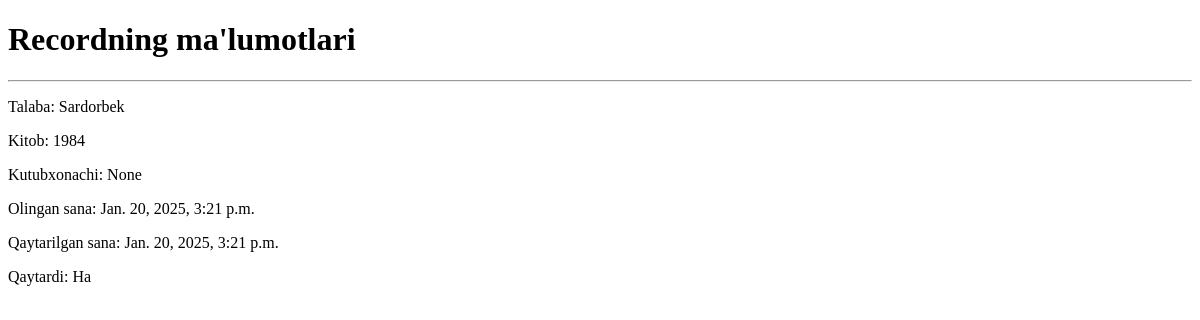
The page /recordlar/3/ on the database as committed earlier.
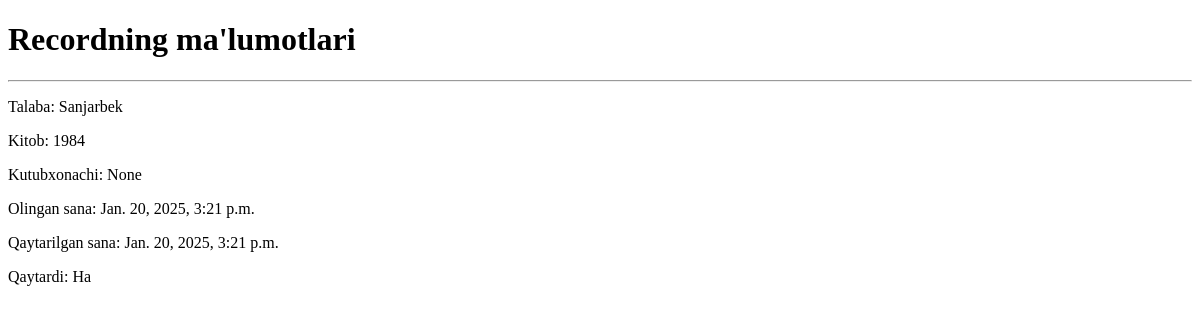
The same page on the database as committed later.
### mainApp/models.py (models this page shows, shortened)
class Record(models.Model):
    talaba = models.ForeignKey(Talaba, on_delete=models.SET_NULL, null=True)
    kitob = models.ForeignKey(Kitob, on_delete=models.SET_NULL, null=True)
    kutubxonachi = models.ForeignKey(Kutubxonachi, on_delete=models.SET_NULL, null=True)
    olingan_sana = models.DateTimeField(auto_now_add=True)
    qaytarilgan_sana = models.DateTimeField(blank=True, null=True)
    qaytardi = models.BooleanField(default=False)
    class Meta:
        verbose_name_plural = "Rekordlar"
        verbose_name = "Rekord"

class Talaba(models.Model):
    ism = models.CharField(max_length=100)
    kurs = models.PositiveSmallIntegerField(default=1)
    guruh = models.CharField(max_length=100)
    yosh = models.PositiveSmallIntegerField(default=18)
    kitob_soni = models.PositiveSmallIntegerField(default=0)
    def __str__(self):
        return self.ism
    class Meta:
        verbose_name_plural = "Talabalar"

class Kitob(models.Model):
    nom = models.CharField(max_length=255)
    annotatsiya = models.TextField(blank=True, null=True)
    janr = models.CharField(max_length=255)
    sahifa = models.PositiveIntegerField()
    muallif = models.ForeignKey(Muallif, on_delete=SET_NULL, null=True)
    def __str__(self):
        return self.nom
    class Meta:
        verbose_name_plural = "Kitoblar"

### mainApp/views.py (the view)
# urls.py: path('recordlar/<int:record_id>/', record_details_view, name="Recordlarning detallari"),
def record_details_view(request, record_id):
    record_detail = Record.objects.get(id=record_id)
    context = {
        "record_detail" : record_detail
    }
    return render(request, 'record_details.html', context=context)

### templates/record_details.html (shortened to what this page needs)
<!DOCTYPE html>
<html lang="en">
<head>
</head>
<body>
<h1>Recordning ma'lumotlari</h1>
<hr>
<p>Talaba: {{ record_detail.talaba }}</p>
<p>Kitob: {{ record_detail.kitob }}</p>
<p>Kutubxonachi: {{ record_detail.kutubxonachi }}</p>
<p>Olingan sana: {{ record_detail.olingan_sana }}</p>
{% if record_detail.qaytarilgan_sana != None %}
  <p>Qaytarilgan sana: {{ record_detail.qaytarilgan_sana }}</p>
  <p>Qaytardi: Ha</p>
{% else %}
  <p>Qaytardi: Yo'q</p>
{% endif %}
</body>
</html>

Rows that differ between the two databases and show on the page:
changed through a linked row, Record "None": talaba "Sardorbek" → "Sanjarbek"
